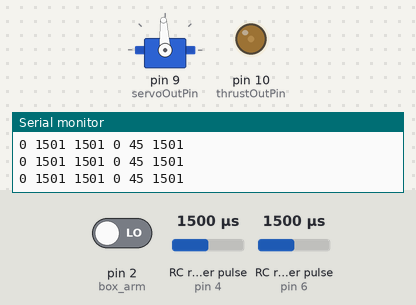
The sketch below on a simulated Arduino Uno, built with avr-gcc and run on an emulated ATmega328P. Shown: servo, output pins drawn as LEDs (lit = HIGH), the last lines printed to the serial monitor. Wiring (inferred from the names in the program): 2 × RC receiver channel: data pin 4 / data pin 6. The inputs (shaded band) are chosen by the test bench; at power-on: RC receiver pulse (sensors on pin 4, pin 6) 1500 µs, pin 2 (box_arm) LOW.

Above: at 3.2 s.
3.3 s: RC receiver pulse (sensor on pin 4) set to 1461 µs
At 3.8 s:
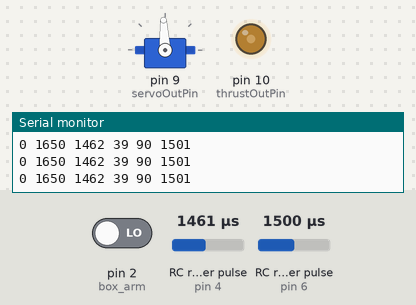
4.8 s: RC receiver pulse (sensor on pin 6) set to 1020 µs
At 6.0 s:
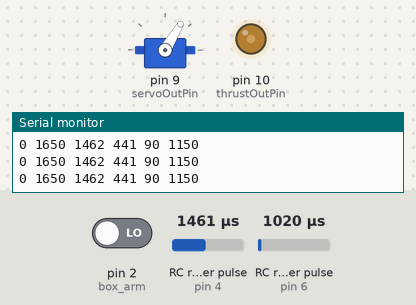
6.3 s: RC receiver pulse (sensor on pin 6) set to 1250 µs
At 7.3 s:
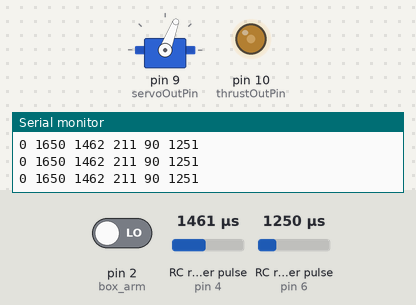
7.8 s: RC receiver pulse (sensor on pin 6) set to 1750 µs
At 8.4 s:
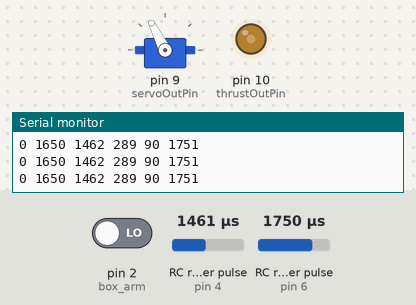
9.3 s: RC receiver pulse (sensor on pin 4) set to 1703 µs
10.8 s: RC receiver pulse (sensor on pin 4) set to 1729 µs
At 12.0 s:
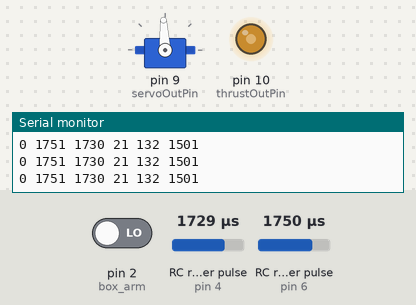
Timing chart, 0 to 13.3 s (numbered marks = the images above; inputs shaded):
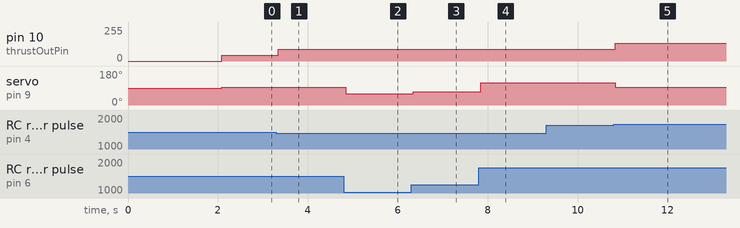

Measured:
- the behaviour switches between 1719 and 1720 µs on RC receiver pulse (sensor on pin 4) (found by bisection; images 4 and 5)
- after the input at 3.3 s, pin 10 (thrustOutPin): 45/255 → 90/255 at once
- after the input at 4.8 s, servo on pin 9 (servoOutPin): 93° → 59° at once
- after the input at 6.3 s, servo on pin 9 (servoOutPin): 59° → 69° at once
- after the input at 7.8 s, servo on pin 9 (servoOutPin): 69° → 117° at once
- after the input at 10.8 s, pin 10 (thrustOutPin): 90/255 → 132/255 at once; servo on pin 9 (servoOutPin): 117° → 93° at once

The sketch:

thrustControl.ino
```cpp
#include <Servo.h>

// Переменные для двигателя
uint8_t thrustInPin_Ardu = 5;			// Пин входящего сигнала ШИМ - ARDUPILOT
uint8_t thrustInPin_RC = 6;			// Пин входящего сигнала ШИМ
uint8_t thrustOutPin = 10;			// Пин исходящего сигнала ШИМ 490 Гц на VOTOL
int minThrust = 1500; // Минимальный принимаемый ШИМ газа
int minThrustCar = minThrust;// Минимальный принимаемый ШИМ газа
int minThrustGraf = 1000; // Минимальный принимаемый ШИМ газа ARDUPILOT
int maxThrust = 2000;		 // Максимальный ШИМ газа
float cruiseCoeff = 0.1;						// Коэффициент ШИМ газа на круизе
float minOutThrustVoltage = 0.9;		// Напряжение холостого хода для вывода на двигатель
float maxOutThrustVoltage = 4.95;		// Максимальное напряжение для вывода на двигатель
int currentThrotleInPulse;				// Текуший входящий ШИМ газа
int currentThrotleInPulseIN;			// Текуший входящий ШИМ газа исходное для танкового разворота
int currentThrottleOutVoltage; // Текущее напряжение газа
int diff;												// Разница сигналов газа и поворота для танкового пульта

// Переменные для сервопривода
Servo servo1; // Объект сервопривода
uint8_t servoInPin_Ardu = 3; // Пин входящего сигнала ШИМ - ARDUPILOT
uint8_t servoInPin_RC = 4; // Пин входящего сигнала ШИМ
uint8_t servoOutPin = 9; // Пин исходящего сигнала ШИМ
int	minServo = 1150;			// Минимальный ШИМ сервопривода
int	zeroPositionServo;		// ШИМ нулевого положения сервопривода
int	maxServo = 1930;			// Максимальный ШИМ сервопривода
int	currentServoIN;				 // Текущий входящий ШИМ сервопривода исходное для танкового разворота
int	currentServo;				 // Текущий входящий ШИМ сервопривода
int currentOutServo;			// Текущий исходящий ШИМ сервопривода
int currentOutServoLog; //для лога
float scaleServo = 1.2;	 // Коэффициент масштабирования входящего ШИМ

unsigned long arm_value = 1100;

// Общие установки
unsigned long timer;
unsigned long timerLog1;
unsigned long timerLog2;
unsigned long timelog = 50; //итерация лога в миллисекундах
bool activateLogs = true;
uint8_t box_arm = 2;


void setup()
{
	// Проверка и запуск последовательного порта
	if (activateLogs)
		Serial.begin(115200);

	delay(2000); // Ожидание загрузки приемника

	currentServo = 1500;
	// Установка режима работы пинов
	pinMode(thrustOutPin, OUTPUT);
	pinMode(servoOutPin, OUTPUT);
	pinMode(box_arm, INPUT);
	pinMode(thrustInPin_Ardu, INPUT);
	pinMode(thrustInPin_RC, INPUT);
	pinMode(servoInPin_Ardu, INPUT);
	pinMode(servoInPin_RC, INPUT);


	zeroPositionServo = pulseIn(servoInPin_RC, HIGH); // Запись нулевого положения ШИМ сервопривода

	//digitalWrite(change_control, HIGH); // Устанавливаем первоначально управление по внутреннему приемнику

	//configure_reciever(); // Переключаем приемник по управляющему сигналу
	timer = millis();
	timerLog1 = millis();
	timerLog2 = millis();
	servo1.attach(servoOutPin);
}

void loop()
{
	if (millis() - timer > 5)// повторить через 0.005 секунды
	{
		arm_value = pulseIn(box_arm, HIGH, 20000);

		configureThrust();		// Запуск обработки ШИМ двигателя
		configureServo();		 // Запуск обработки ШИМ сервопривода

		Log();


		timer = millis(); // обнуляю таймер ожидания
	}
}


// Функция управления двигателем
void configureThrust()
{
	if (arm_value > 1200)
	{
		minThrustCar = minThrustGraf;
		currentThrotleInPulse = pulseIn(thrustInPin_Ardu, HIGH); // Получение шим в микросекундах
	}
	else
	{
		minThrustCar = minThrust;
		currentThrotleInPulseIN = pulseIn(thrustInPin_RC, HIGH);			 // Получение шим в микросекундах
		currentServoIN = pulseIn(servoInPin_RC, HIGH); // Получение шим в микросекундах для танкового пульта
		diff = abs(currentThrotleInPulseIN-currentServoIN); // для танкового пульта


		currentThrotleInPulse = currentThrotleInPulseIN;
		if (diff > 30 || currentThrotleInPulse <= 1400)													 // Проверка на отклонение стика газа назад или в бок для танкового пульта
			currentThrotleInPulse = minThrustCar * (1 + cruiseCoeff); // Установка ШИМ круиза

	}

	currentThrottleOutVoltage = getThrustVoltage(currentThrotleInPulse); // Расчет напряжения круиза

	analogWrite(thrustOutPin, currentThrottleOutVoltage); // Вывод напряжения на двигатель


}

void Log()
{
	if (activateLogs)
	{
		if (millis() - timerLog1 > timelog)// Итерация вывода в миллисекундах
		{
			Serial.print(arm_value);
			Serial.print(" ");
			Serial.print(currentThrotleInPulse);
			Serial.print(" ");
			Serial.print(currentServoIN);
			Serial.print(" ");

			Serial.print(diff);
			Serial.print(" ");

			Serial.print(currentThrottleOutVoltage);
			Serial.print(" ");

			Serial.println(currentOutServoLog);

			timerLog1 = millis();// обнулить таймер итерации
		}
	}
}

// Функция расчета дискретной величины, определяющей напряжение на выводе, от напряжения переданного в вольтах
int getOutSignalFromVoltage(float voltage, bool withoutProcceed)
{
	if (withoutProcceed)
	{
		return (255 / 5) * voltage;
	}
	else
	{
		return (255 / 5) * voltage * maxOutThrustVoltage / 5;
	}
}

// Функция обработки ШИМ двигателя
int getThrustVoltage(int currentThrotleInPulse)
{
 // if (pulseIn(box_arm, HIGH) > 1200) // Проверка активации Ардупилота
	if (arm_value > 1200)						// Проверка активации Ардупилота
	{
		minThrustCar = minThrustGraf;
	}
	else
	{
		minThrustCar = minThrust;
		//if (currentThrotleInPulse < minThrustCar && currentThrotleInPulse >= 1500)	 // Проверка ШИМ на выход за минимальное значение
		//	minThrustCar = currentThrotleInPulse;															// Корректировка минимального положения
		if (currentThrotleInPulse < minThrustCar + 40)											 // Проверка на холостой ход с мертвой зоной
			return getOutSignalFromVoltage(minOutThrustVoltage, true); // Установка холостого хода
		currentThrotleInPulse = currentThrotleInPulse - 40;													// Корректировка входящего ШИМ для избавления от мервой зоны
	}

	if (currentThrotleInPulse > maxThrust) // Проверка ШИМ на выход за максимальное значение
		currentThrotleInPulse = maxThrust;	 // Корректировка максимального значения
	float percentage = (float)(currentThrotleInPulse - minThrustCar) / (maxThrust - minThrustCar); // Расчет процента установленного газа
	return getOutSignalFromVoltage(minOutThrustVoltage, true) * (1 - percentage) + (255 * percentage * maxOutThrustVoltage / 5); // Расчет дискретной величины, определяющей напряжение, и возврат этого показателя
}


// Функция управления сервоприводом
void configureServo()
{
	//if (pulseIn(box_arm, HIGH) > 1200)						// Проверка активации Ардупилота
	if (arm_value > 1200)						// Проверка активации Ардупилота
	{																						 // тут работает Ардупилот
		currentServo = pulseIn(servoInPin_Ardu, HIGH); // Получение ШИМ в микросекундах
		currentOutServo = currentServo;
	}
	else
	{																						 // тут работает маленький пульт
		//currentServo = pulseIn(servoInPin_RC, HIGH); // Получение ШИМ в микросекундах

		//if (currentServo == 0 || (currentServo <= zeroPositionServo + 40 && currentServo >= zeroPositionServo - 40)) // Проверка на отсутствие сигнала ШИМ либо на мертвую зону
		//	currentOutServo = 1500;																																										// Установка нулевого положения ШИМ сервопривода

		//if (currentServo <= zeroPositionServo - 40 || currentServo >= zeroPositionServo + 40) // Проверка на выход из мертвой зоны ШИМ сервопривода
		//{
			// Расчет исходящего ШИМ сервопривода, масштабирование сигнала, ограничение угла в зависимости от оборотов двигателя для локального управления
		//	currentOutServo = zeroPositionServo - (currentServo - zeroPositionServo) * scaleServo * (1 - max(0, 0.5 * ((currentThrotleInPulse - minThrust * (1 + cruiseCoeff)) / (maxThrust - minThrust * (1 + cruiseCoeff)))));
		//}
		// для танкового пульта:
		// diff = abs(currentServo - pulseIn(thrustInPin_RC, HIGH));

		currentServo = currentServoIN;
		if (diff > 30)
		{
			currentOutServo = currentThrotleInPulseIN;
		}
		else
		{
			currentOutServo = zeroPositionServo;
		}
	}

	// обрезать концы что бы руль не упирался в случае передозы
	if (currentOutServo > maxServo)
		currentOutServo = maxServo;
	if (currentOutServo < minServo)
		currentOutServo = minServo;

	servo1.writeMicroseconds(currentOutServo); // Вывод обработанного ШИМ на сервопривод
	currentOutServoLog = currentOutServo;

	currentOutServo = 1500; // Обнуление переменной ШИМ для случая отказа приемника, на следующей итерации ШИМ встранет в нулевое положение - 1500 микросекунд
}
```
